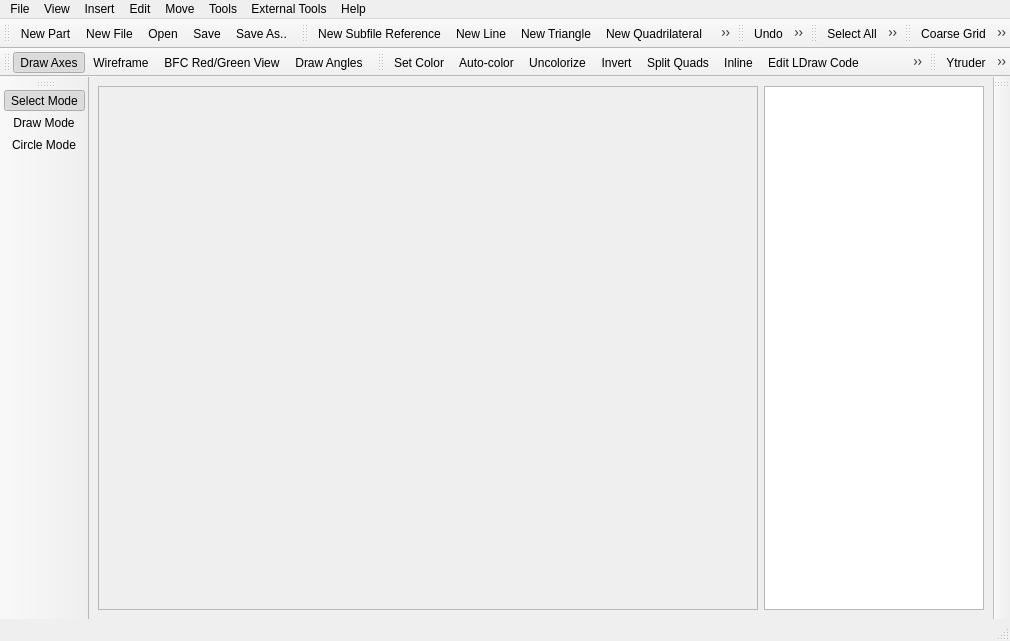
<?xml version="1.0" encoding="UTF-8"?>
<ui version="4.0">
 <class>LDForgeUI</class>
 <widget class="QMainWindow" name="LDForgeUI">
  <property name="geometry">
   <rect>
    <x>0</x>
    <y>0</y>
    <width>1010</width>
    <height>641</height>
   </rect>
  </property>
  <property name="windowTitle">
   <string/>
  </property>
  <property name="windowIcon">
   <iconset resource="../ldforge.qrc">
    <normaloff>:/icons/ldforge.png</normaloff>:/icons/ldforge.png</iconset>
  </property>
  <widget class="QWidget" name="centralwidget">
   <layout class="QVBoxLayout" name="verticalLayout">
    <item>
     <layout class="QHBoxLayout" name="horizontalLayout" stretch="3,1">
      <item>
       <widget class="QFrame" name="rendererFrame">
        <property name="sizePolicy">
         <sizepolicy hsizetype="Expanding" vsizetype="Expanding">
          <horstretch>0</horstretch>
          <verstretch>0</verstretch>
         </sizepolicy>
        </property>
        <property name="frameShape">
         <enum>QFrame::StyledPanel</enum>
        </property>
        <property name="frameShadow">
         <enum>QFrame::Raised</enum>
        </property>
       </widget>
      </item>
      <item>
       <widget class="QListWidget" name="objectList">
        <property name="sizePolicy">
         <sizepolicy hsizetype="Expanding" vsizetype="Expanding">
          <horstretch>0</horstretch>
          <verstretch>0</verstretch>
         </sizepolicy>
        </property>
        <property name="selectionMode">
         <enum>QAbstractItemView::ExtendedSelection</enum>
        </property>
       </widget>
      </item>
     </layout>
    </item>
   </layout>
  </widget>
  <widget class="QMenuBar" name="menubar">
   <property name="geometry">
    <rect>
     <x>0</x>
     <y>0</y>
     <width>1010</width>
     <height>27</height>
    </rect>
   </property>
   <widget class="QMenu" name="menuFile">
    <property name="title">
     <string>File</string>
    </property>
    <widget class="QMenu" name="menuOpenRecent">
     <property name="title">
      <string>Open Recent...</string>
     </property>
     <property name="icon">
      <iconset resource="../ldforge.qrc">
       <normaloff>:/icons/open-recent.png</normaloff>:/icons/open-recent.png</iconset>
     </property>
    </widget>
    <addaction name="actionNew"/>
    <addaction name="actionNewFile"/>
    <addaction name="actionOpen"/>
    <addaction name="menuOpenRecent"/>
    <addaction name="actionSave"/>
    <addaction name="actionSaveAs"/>
    <addaction name="actionSaveAll"/>
    <addaction name="separator"/>
    <addaction name="actionDownloadFrom"/>
    <addaction name="separator"/>
    <addaction name="actionClose"/>
    <addaction name="actionCloseAll"/>
    <addaction name="separator"/>
    <addaction name="actionInsertFrom"/>
    <addaction name="actionExportTo"/>
    <addaction name="separator"/>
    <addaction name="actionSettings"/>
    <addaction name="actionSetLDrawPath"/>
    <addaction name="actionScanPrimitives"/>
    <addaction name="separator"/>
    <addaction name="actionExit"/>
   </widget>
   <widget class="QMenu" name="menuView">
    <property name="title">
     <string>View</string>
    </property>
    <addaction name="actionResetView"/>
    <addaction name="actionAxes"/>
    <addaction name="actionWireframe"/>
    <addaction name="actionBFCView"/>
    <addaction name="actionDrawAngles"/>
    <addaction name="actionRandomColors"/>
    <addaction name="separator"/>
    <addaction name="actionSetOverlay"/>
    <addaction name="actionClearOverlay"/>
    <addaction name="separator"/>
    <addaction name="actionScreenshot"/>
   </widget>
   <widget class="QMenu" name="menuInsert">
    <property name="title">
     <string>Insert</string>
    </property>
    <addaction name="actionInsertRaw"/>
    <addaction name="separator"/>
    <addaction name="actionNewSubfile"/>
    <addaction name="actionNewLine"/>
    <addaction name="actionNewTriangle"/>
    <addaction name="actionNewQuad"/>
    <addaction name="actionNewCLine"/>
    <addaction name="actionNewComment"/>
    <addaction name="actionNewBFC"/>
    <addaction name="actionNewVertex"/>
   </widget>
   <widget class="QMenu" name="menuEdit">
    <property name="title">
     <string>Edit</string>
    </property>
    <addaction name="actionUndo"/>
    <addaction name="actionRedo"/>
    <addaction name="separator"/>
    <addaction name="actionEdit"/>
    <addaction name="separator"/>
    <addaction name="actionCut"/>
    <addaction name="actionCopy"/>
    <addaction name="actionPaste"/>
    <addaction name="actionDelete"/>
    <addaction name="separator"/>
    <addaction name="actionSelectAll"/>
    <addaction name="actionSelectByColor"/>
    <addaction name="actionSelectByType"/>
    <addaction name="separator"/>
    <addaction name="actionModeSelect"/>
    <addaction name="actionModeDraw"/>
    <addaction name="separator"/>
    <addaction name="actionSetDrawDepth"/>
    <addaction name="separator"/>
    <addaction name="actionJumpTo"/>
   </widget>
   <widget class="QMenu" name="menuTools">
    <property name="title">
     <string>Tools</string>
    </property>
    <addaction name="actionSetColor"/>
    <addaction name="actionAutocolor"/>
    <addaction name="actionUncolorize"/>
    <addaction name="separator"/>
    <addaction name="actionInvert"/>
    <addaction name="actionInline"/>
    <addaction name="actionInlineDeep"/>
    <addaction name="actionMakePrimitive"/>
    <addaction name="separator"/>
    <addaction name="actionAddHistoryLine"/>
    <addaction name="separator"/>
    <addaction name="actionSplitQuads"/>
    <addaction name="actionEditRaw"/>
    <addaction name="actionBorders"/>
    <addaction name="actionCornerVerts"/>
    <addaction name="actionRoundCoordinates"/>
    <addaction name="actionReplaceCoords"/>
    <addaction name="actionFlip"/>
    <addaction name="actionDemote"/>
    <addaction name="separator"/>
    <addaction name="actionVisibilityHide"/>
    <addaction name="actionVisibilityToggle"/>
    <addaction name="actionVisibilityReveal"/>
   </widget>
   <widget class="QMenu" name="menuExternal_Tools">
    <property name="title">
     <string>External Tools</string>
    </property>
    <addaction name="actionYtruder"/>
    <addaction name="actionRectifier"/>
    <addaction name="actionIntersector"/>
    <addaction name="actionIsecalc"/>
    <addaction name="actionCoverer"/>
    <addaction name="actionEdger2"/>
   </widget>
   <widget class="QMenu" name="menuHelp">
    <property name="title">
     <string>Help</string>
    </property>
    <addaction name="actionHelp"/>
    <addaction name="separator"/>
    <addaction name="actionAbout"/>
    <addaction name="actionAboutQt"/>
   </widget>
   <widget class="QMenu" name="menuMov">
    <property name="title">
     <string>Move</string>
    </property>
    <widget class="QMenu" name="menuGrids">
     <property name="title">
      <string>Grids</string>
     </property>
     <addaction name="actionGridCoarse"/>
     <addaction name="actionGridMedium"/>
     <addaction name="actionGridFine"/>
    </widget>
    <widget class="QMenu" name="menuMove_Objects">
     <property name="title">
      <string>Move Objects</string>
     </property>
     <addaction name="actionMoveXNeg"/>
     <addaction name="actionMoveXPos"/>
     <addaction name="actionMoveYNeg"/>
     <addaction name="actionMoveYPos"/>
     <addaction name="actionMoveZNeg"/>
     <addaction name="actionMoveZPos"/>
    </widget>
    <widget class="QMenu" name="menuObject_List">
     <property name="title">
      <string>Object List</string>
     </property>
     <addaction name="actionMoveUp"/>
     <addaction name="actionMoveDown"/>
    </widget>
    <widget class="QMenu" name="menuRotate">
     <property name="title">
      <string>Rotate</string>
     </property>
     <addaction name="actionRotateXNeg"/>
     <addaction name="actionRotateXPos"/>
     <addaction name="actionRotateYNeg"/>
     <addaction name="actionRotateYPos"/>
     <addaction name="actionRotateZNeg"/>
     <addaction name="actionRotateZPos"/>
    </widget>
    <addaction name="menuGrids"/>
    <addaction name="menuMove_Objects"/>
    <addaction name="menuRotate"/>
    <addaction name="menuObject_List"/>
    <addaction name="separator"/>
    <addaction name="actionRotationPoint"/>
   </widget>
   <addaction name="menuFile"/>
   <addaction name="menuView"/>
   <addaction name="menuInsert"/>
   <addaction name="menuEdit"/>
   <addaction name="menuMov"/>
   <addaction name="menuTools"/>
   <addaction name="menuExternal_Tools"/>
   <addaction name="menuHelp"/>
  </widget>
  <widget class="QStatusBar" name="statusbar"/>
  <widget class="QToolBar" name="toolBar">
   <property name="windowTitle">
    <string>toolBar</string>
   </property>
   <attribute name="toolBarArea">
    <enum>TopToolBarArea</enum>
   </attribute>
   <attribute name="toolBarBreak">
    <bool>false</bool>
   </attribute>
   <addaction name="actionNew"/>
   <addaction name="actionNewFile"/>
   <addaction name="actionOpen"/>
   <addaction name="actionSave"/>
   <addaction name="actionSaveAs"/>
  </widget>
  <widget class="QToolBar" name="toolBar_2">
   <property name="windowTitle">
    <string>toolBar_2</string>
   </property>
   <attribute name="toolBarArea">
    <enum>TopToolBarArea</enum>
   </attribute>
   <attribute name="toolBarBreak">
    <bool>false</bool>
   </attribute>
   <addaction name="actionNewSubfile"/>
   <addaction name="actionNewLine"/>
   <addaction name="actionNewTriangle"/>
   <addaction name="actionNewQuad"/>
   <addaction name="actionNewCLine"/>
   <addaction name="actionNewComment"/>
   <addaction name="actionNewBFC"/>
   <addaction name="actionNewVertex"/>
  </widget>
  <widget class="QToolBar" name="toolBar_3">
   <property name="windowTitle">
    <string>toolBar_3</string>
   </property>
   <attribute name="toolBarArea">
    <enum>TopToolBarArea</enum>
   </attribute>
   <attribute name="toolBarBreak">
    <bool>false</bool>
   </attribute>
   <addaction name="actionUndo"/>
   <addaction name="actionRedo"/>
   <addaction name="actionCut"/>
   <addaction name="actionCopy"/>
   <addaction name="actionPaste"/>
   <addaction name="actionDelete"/>
  </widget>
  <widget class="QToolBar" name="toolBar_4">
   <property name="windowTitle">
    <string>toolBar_4</string>
   </property>
   <attribute name="toolBarArea">
    <enum>TopToolBarArea</enum>
   </attribute>
   <attribute name="toolBarBreak">
    <bool>false</bool>
   </attribute>
   <addaction name="actionSelectAll"/>
   <addaction name="actionSelectByColor"/>
   <addaction name="actionSelectByType"/>
  </widget>
  <widget class="QToolBar" name="toolBar_5">
   <property name="windowTitle">
    <string>toolBar_5</string>
   </property>
   <attribute name="toolBarArea">
    <enum>TopToolBarArea</enum>
   </attribute>
   <attribute name="toolBarBreak">
    <bool>false</bool>
   </attribute>
   <addaction name="actionGridCoarse"/>
   <addaction name="actionGridMedium"/>
   <addaction name="actionGridFine"/>
  </widget>
  <widget class="QToolBar" name="toolBar_6">
   <property name="windowTitle">
    <string>toolBar_6</string>
   </property>
   <attribute name="toolBarArea">
    <enum>TopToolBarArea</enum>
   </attribute>
   <attribute name="toolBarBreak">
    <bool>true</bool>
   </attribute>
   <addaction name="actionAxes"/>
   <addaction name="actionWireframe"/>
   <addaction name="actionBFCView"/>
   <addaction name="actionDrawAngles"/>
  </widget>
  <widget class="QToolBar" name="toolBar_7">
   <property name="windowTitle">
    <string>toolBar_7</string>
   </property>
   <attribute name="toolBarArea">
    <enum>TopToolBarArea</enum>
   </attribute>
   <attribute name="toolBarBreak">
    <bool>false</bool>
   </attribute>
   <addaction name="actionSetColor"/>
   <addaction name="actionAutocolor"/>
   <addaction name="actionUncolorize"/>
   <addaction name="actionInvert"/>
   <addaction name="actionSplitQuads"/>
   <addaction name="actionInline"/>
   <addaction name="actionEditRaw"/>
   <addaction name="actionBorders"/>
   <addaction name="actionCornerVerts"/>
   <addaction name="actionReplaceCoords"/>
   <addaction name="actionRoundCoordinates"/>
   <addaction name="actionVisibilityHide"/>
   <addaction name="actionVisibilityToggle"/>
   <addaction name="actionVisibilityReveal"/>
  </widget>
  <widget class="QToolBar" name="toolBar_8">
   <property name="windowTitle">
    <string>toolBar_8</string>
   </property>
   <attribute name="toolBarArea">
    <enum>LeftToolBarArea</enum>
   </attribute>
   <attribute name="toolBarBreak">
    <bool>false</bool>
   </attribute>
   <addaction name="actionModeSelect"/>
   <addaction name="actionModeDraw"/>
   <addaction name="actionModeCircle"/>
  </widget>
  <widget class="QToolBar" name="colorToolbar">
   <property name="windowTitle">
    <string>toolBar_9</string>
   </property>
   <attribute name="toolBarArea">
    <enum>RightToolBarArea</enum>
   </attribute>
   <attribute name="toolBarBreak">
    <bool>false</bool>
   </attribute>
  </widget>
  <widget class="QToolBar" name="toolBar_9">
   <property name="windowTitle">
    <string>toolBar_9</string>
   </property>
   <attribute name="toolBarArea">
    <enum>TopToolBarArea</enum>
   </attribute>
   <attribute name="toolBarBreak">
    <bool>false</bool>
   </attribute>
   <addaction name="actionYtruder"/>
   <addaction name="actionRectifier"/>
   <addaction name="actionIntersector"/>
   <addaction name="actionIsecalc"/>
   <addaction name="actionCoverer"/>
   <addaction name="actionEdger2"/>
  </widget>
  <action name="actionNew">
   <property name="icon">
    <iconset resource="../ldforge.qrc">
     <normaloff>:/icons/brick.png</normaloff>:/icons/brick.png</iconset>
   </property>
   <property name="text">
    <string>New Part</string>
   </property>
   <property name="statusTip">
    <string>Create a new part model.</string>
   </property>
   <property name="shortcut">
    <string>Ctrl+N</string>
   </property>
  </action>
  <action name="actionOpen">
   <property name="icon">
    <iconset resource="../ldforge.qrc">
     <normaloff>:/icons/file-open.png</normaloff>:/icons/file-open.png</iconset>
   </property>
   <property name="text">
    <string>Open</string>
   </property>
   <property name="statusTip">
    <string>Load a part model from a file.</string>
   </property>
   <property name="shortcut">
    <string>Ctrl+O</string>
   </property>
  </action>
  <action name="actionSave">
   <property name="icon">
    <iconset resource="../ldforge.qrc">
     <normaloff>:/icons/file-save.png</normaloff>:/icons/file-save.png</iconset>
   </property>
   <property name="text">
    <string>Save</string>
   </property>
   <property name="statusTip">
    <string>Save the part model.</string>
   </property>
   <property name="whatsThis">
    <string/>
   </property>
  </action>
  <action name="actionSaveAs">
   <property name="icon">
    <iconset resource="../ldforge.qrc">
     <normaloff>:/icons/file-save-as.png</normaloff>:/icons/file-save-as.png</iconset>
   </property>
   <property name="text">
    <string>Save As..</string>
   </property>
   <property name="whatsThis">
    <string>Save the part model to a specific file.</string>
   </property>
  </action>
  <action name="actionInsertFrom">
   <property name="icon">
    <iconset resource="../ldforge.qrc">
     <normaloff>:/icons/file-import.png</normaloff>:/icons/file-import.png</iconset>
   </property>
   <property name="text">
    <string>Insert From..</string>
   </property>
  </action>
  <action name="actionExportTo">
   <property name="icon">
    <iconset resource="../ldforge.qrc">
     <normaloff>:/icons/file-export.png</normaloff>:/icons/file-export.png</iconset>
   </property>
   <property name="text">
    <string>Export To..</string>
   </property>
  </action>
  <action name="actionSettings">
   <property name="icon">
    <iconset resource="../ldforge.qrc">
     <normaloff>:/icons/settings.png</normaloff>:/icons/settings.png</iconset>
   </property>
   <property name="text">
    <string>Settings</string>
   </property>
   <property name="statusTip">
    <string>Edit the settings of LDForge.</string>
   </property>
   <property name="whatsThis">
    <string/>
   </property>
  </action>
  <action name="actionSetLDrawPath">
   <property name="icon">
    <iconset resource="../ldforge.qrc">
     <normaloff>:/icons/settings.png</normaloff>:/icons/settings.png</iconset>
   </property>
   <property name="text">
    <string>Set LDraw Path</string>
   </property>
   <property name="statusTip">
    <string>Change the LDraw directory path.</string>
   </property>
  </action>
  <action name="actionScanPrimitives">
   <property name="icon">
    <iconset resource="../ldforge.qrc">
     <normaloff>:/icons/radial.png</normaloff>:/icons/radial.png</iconset>
   </property>
   <property name="text">
    <string>Scan Primitives</string>
   </property>
   <property name="statusTip">
    <string>Scan the primitives folder for primitive info. Use this if you add new primitives.</string>
   </property>
  </action>
  <action name="actionExit">
   <property name="icon">
    <iconset resource="../ldforge.qrc">
     <normaloff>:/icons/exit.png</normaloff>:/icons/exit.png</iconset>
   </property>
   <property name="text">
    <string>Exit</string>
   </property>
   <property name="shortcut">
    <string>Ctrl+Q</string>
   </property>
  </action>
  <action name="actionResetView">
   <property name="text">
    <string>Reset View</string>
   </property>
  </action>
  <action name="actionAxes">
   <property name="checkable">
    <bool>true</bool>
   </property>
   <property name="checked">
    <bool>true</bool>
   </property>
   <property name="icon">
    <iconset resource="../ldforge.qrc">
     <normaloff>:/icons/axes.png</normaloff>:/icons/axes.png</iconset>
   </property>
   <property name="text">
    <string>Draw Axes</string>
   </property>
  </action>
  <action name="actionWireframe">
   <property name="checkable">
    <bool>true</bool>
   </property>
   <property name="icon">
    <iconset resource="../ldforge.qrc">
     <normaloff>:/icons/wireframe.png</normaloff>:/icons/wireframe.png</iconset>
   </property>
   <property name="text">
    <string>Wireframe</string>
   </property>
  </action>
  <action name="actionBFCView">
   <property name="checkable">
    <bool>true</bool>
   </property>
   <property name="icon">
    <iconset resource="../ldforge.qrc">
     <normaloff>:/icons/bfc-view.png</normaloff>:/icons/bfc-view.png</iconset>
   </property>
   <property name="text">
    <string>BFC Red/Green View</string>
   </property>
  </action>
  <action name="actionSetOverlay">
   <property name="icon">
    <iconset resource="../ldforge.qrc">
     <normaloff>:/icons/overlay.png</normaloff>:/icons/overlay.png</iconset>
   </property>
   <property name="text">
    <string>Set Overlay Image</string>
   </property>
  </action>
  <action name="actionClearOverlay">
   <property name="icon">
    <iconset resource="../ldforge.qrc">
     <normaloff>:/icons/overlay-clear.png</normaloff>:/icons/overlay-clear.png</iconset>
   </property>
   <property name="text">
    <string>Clear Overlay Image</string>
   </property>
  </action>
  <action name="actionScreenshot">
   <property name="icon">
    <iconset resource="../ldforge.qrc">
     <normaloff>:/icons/screencap.png</normaloff>:/icons/screencap.png</iconset>
   </property>
   <property name="text">
    <string>Screenshot</string>
   </property>
  </action>
  <action name="actionInsertRaw">
   <property name="text">
    <string>LDraw Code..</string>
   </property>
  </action>
  <action name="actionNewLine">
   <property name="icon">
    <iconset resource="../ldforge.qrc">
     <normaloff>:/icons/add-line.png</normaloff>:/icons/add-line.png</iconset>
   </property>
   <property name="text">
    <string>New Line</string>
   </property>
  </action>
  <action name="actionNewSubfile">
   <property name="icon">
    <iconset resource="../ldforge.qrc">
     <normaloff>:/icons/add-subfile.png</normaloff>:/icons/add-subfile.png</iconset>
   </property>
   <property name="text">
    <string>New Subfile Reference</string>
   </property>
  </action>
  <action name="actionNewTriangle">
   <property name="icon">
    <iconset resource="../ldforge.qrc">
     <normaloff>:/icons/add-triangle.png</normaloff>:/icons/add-triangle.png</iconset>
   </property>
   <property name="text">
    <string>New Triangle</string>
   </property>
  </action>
  <action name="actionNewQuad">
   <property name="icon">
    <iconset resource="../ldforge.qrc">
     <normaloff>:/icons/add-quad.png</normaloff>:/icons/add-quad.png</iconset>
   </property>
   <property name="text">
    <string>New Quadrilateral</string>
   </property>
  </action>
  <action name="actionNewCLine">
   <property name="icon">
    <iconset resource="../ldforge.qrc">
     <normaloff>:/icons/add-condline.png</normaloff>:/icons/add-condline.png</iconset>
   </property>
   <property name="text">
    <string>New Conditional Line</string>
   </property>
  </action>
  <action name="actionNewComment">
   <property name="icon">
    <iconset resource="../ldforge.qrc">
     <normaloff>:/icons/add-comment.png</normaloff>:/icons/add-comment.png</iconset>
   </property>
   <property name="text">
    <string>New Comment</string>
   </property>
  </action>
  <action name="actionNewBFC">
   <property name="icon">
    <iconset resource="../ldforge.qrc">
     <normaloff>:/icons/add-bfc.png</normaloff>:/icons/add-bfc.png</iconset>
   </property>
   <property name="text">
    <string>New BFC Statement</string>
   </property>
  </action>
  <action name="actionNewVertex">
   <property name="icon">
    <iconset resource="../ldforge.qrc">
     <normaloff>:/icons/add-vertex.png</normaloff>:/icons/add-vertex.png</iconset>
   </property>
   <property name="text">
    <string>New Vertex</string>
   </property>
  </action>
  <action name="actionUndo">
   <property name="icon">
    <iconset resource="../ldforge.qrc">
     <normaloff>:/icons/undo.png</normaloff>:/icons/undo.png</iconset>
   </property>
   <property name="text">
    <string>Undo</string>
   </property>
   <property name="statusTip">
    <string>Undo a step.</string>
   </property>
  </action>
  <action name="actionRedo">
   <property name="icon">
    <iconset resource="../ldforge.qrc">
     <normaloff>:/icons/redo.png</normaloff>:/icons/redo.png</iconset>
   </property>
   <property name="text">
    <string>Redo</string>
   </property>
   <property name="statusTip">
    <string>Redo a step.</string>
   </property>
  </action>
  <action name="actionCut">
   <property name="icon">
    <iconset resource="../ldforge.qrc">
     <normaloff>:/icons/cut.png</normaloff>:/icons/cut.png</iconset>
   </property>
   <property name="text">
    <string>Cut</string>
   </property>
   <property name="statusTip">
    <string>Cut the current selection to clipboard.</string>
   </property>
  </action>
  <action name="actionCopy">
   <property name="icon">
    <iconset resource="../ldforge.qrc">
     <normaloff>:/icons/copy.png</normaloff>:/icons/copy.png</iconset>
   </property>
   <property name="text">
    <string>Copy</string>
   </property>
   <property name="statusTip">
    <string>Copy the current selection to clipboard.</string>
   </property>
   <property name="whatsThis">
    <string/>
   </property>
  </action>
  <action name="actionPaste">
   <property name="icon">
    <iconset resource="../ldforge.qrc">
     <normaloff>:/icons/paste.png</normaloff>:/icons/paste.png</iconset>
   </property>
   <property name="text">
    <string>Paste</string>
   </property>
   <property name="statusTip">
    <string>Paste clipboard contents.</string>
   </property>
  </action>
  <action name="actionDelete">
   <property name="icon">
    <iconset resource="../ldforge.qrc">
     <normaloff>:/icons/delete.png</normaloff>:/icons/delete.png</iconset>
   </property>
   <property name="text">
    <string>Delete</string>
   </property>
   <property name="statusTip">
    <string>Delete the selection</string>
   </property>
  </action>
  <action name="actionSelectAll">
   <property name="icon">
    <iconset resource="../ldforge.qrc">
     <normaloff>:/icons/select-all.png</normaloff>:/icons/select-all.png</iconset>
   </property>
   <property name="text">
    <string>Select All</string>
   </property>
  </action>
  <action name="actionSelectByColor">
   <property name="icon">
    <iconset resource="../ldforge.qrc">
     <normaloff>:/icons/select-color.png</normaloff>:/icons/select-color.png</iconset>
   </property>
   <property name="text">
    <string>Select by Color</string>
   </property>
  </action>
  <action name="actionSelectByType">
   <property name="icon">
    <iconset resource="../ldforge.qrc">
     <normaloff>:/icons/select-type.png</normaloff>:/icons/select-type.png</iconset>
   </property>
   <property name="text">
    <string>Select by Type</string>
   </property>
  </action>
  <action name="actionModeSelect">
   <property name="checkable">
    <bool>true</bool>
   </property>
   <property name="checked">
    <bool>true</bool>
   </property>
   <property name="icon">
    <iconset resource="../ldforge.qrc">
     <normaloff>:/icons/mode-select.png</normaloff>:/icons/mode-select.png</iconset>
   </property>
   <property name="text">
    <string>Select Mode</string>
   </property>
  </action>
  <action name="actionModeDraw">
   <property name="checkable">
    <bool>true</bool>
   </property>
   <property name="icon">
    <iconset resource="../ldforge.qrc">
     <normaloff>:/icons/mode-draw.png</normaloff>:/icons/mode-draw.png</iconset>
   </property>
   <property name="text">
    <string>Draw Mode</string>
   </property>
  </action>
  <action name="actionSetDrawDepth">
   <property name="text">
    <string>Set Draw Depth</string>
   </property>
  </action>
  <action name="actionSetColor">
   <property name="icon">
    <iconset resource="../ldforge.qrc">
     <normaloff>:/icons/palette.png</normaloff>:/icons/palette.png</iconset>
   </property>
   <property name="text">
    <string>Set Color</string>
   </property>
   <property name="statusTip">
    <string>Set the color on given objects.</string>
   </property>
  </action>
  <action name="actionAutocolor">
   <property name="icon">
    <iconset resource="../ldforge.qrc">
     <normaloff>:/icons/autocolor.png</normaloff>:/icons/autocolor.png</iconset>
   </property>
   <property name="text">
    <string>Auto-color</string>
   </property>
   <property name="statusTip">
    <string>Set the color of the given object to the first found unused color.</string>
   </property>
  </action>
  <action name="actionUncolorize">
   <property name="icon">
    <iconset resource="../ldforge.qrc">
     <normaloff>:/icons/uncolorize.png</normaloff>:/icons/uncolorize.png</iconset>
   </property>
   <property name="text">
    <string>Uncolorize</string>
   </property>
   <property name="statusTip">
    <string>Reduce colors of everything selected to main and edge colors</string>
   </property>
  </action>
  <action name="actionInline">
   <property name="icon">
    <iconset resource="../ldforge.qrc">
     <normaloff>:/icons/inline.png</normaloff>:/icons/inline.png</iconset>
   </property>
   <property name="text">
    <string>Inline</string>
   </property>
   <property name="statusTip">
    <string>Inline selected subfiles.</string>
   </property>
  </action>
  <action name="actionInlineDeep">
   <property name="icon">
    <iconset resource="../ldforge.qrc">
     <normaloff>:/icons/inline-deep.png</normaloff>:/icons/inline-deep.png</iconset>
   </property>
   <property name="text">
    <string>Deep Inline</string>
   </property>
   <property name="statusTip">
    <string>Recursively inline selected subfiles down to polygons only.</string>
   </property>
  </action>
  <action name="actionInvert">
   <property name="icon">
    <iconset resource="../ldforge.qrc">
     <normaloff>:/icons/invert.png</normaloff>:/icons/invert.png</iconset>
   </property>
   <property name="text">
    <string>Invert</string>
   </property>
  </action>
  <action name="actionMakePrimitive">
   <property name="icon">
    <iconset resource="../ldforge.qrc">
     <normaloff>:/icons/radial.png</normaloff>:/icons/radial.png</iconset>
   </property>
   <property name="text">
    <string>Generate Primitive</string>
   </property>
  </action>
  <action name="actionSplitQuads">
   <property name="icon">
    <iconset resource="../ldforge.qrc">
     <normaloff>:/icons/quad-split.png</normaloff>:/icons/quad-split.png</iconset>
   </property>
   <property name="text">
    <string>Split Quads</string>
   </property>
   <property name="statusTip">
    <string>Split quads into triangles.</string>
   </property>
  </action>
  <action name="actionEditRaw">
   <property name="icon">
    <iconset resource="../ldforge.qrc">
     <normaloff>:/icons/set-contents.png</normaloff>:/icons/set-contents.png</iconset>
   </property>
   <property name="text">
    <string>Edit LDraw Code</string>
   </property>
   <property name="statusTip">
    <string>Edit the LDraw code of this object.</string>
   </property>
  </action>
  <action name="actionBorders">
   <property name="icon">
    <iconset resource="../ldforge.qrc">
     <normaloff>:/icons/make-borders.png</normaloff>:/icons/make-borders.png</iconset>
   </property>
   <property name="text">
    <string>Make Borders</string>
   </property>
   <property name="statusTip">
    <string>Add borders around given polygons.</string>
   </property>
  </action>
  <action name="actionCornerVerts">
   <property name="icon">
    <iconset resource="../ldforge.qrc">
     <normaloff>:/icons/corner-verts.png</normaloff>:/icons/corner-verts.png</iconset>
   </property>
   <property name="text">
    <string>Make Corner Vertices</string>
   </property>
   <property name="statusTip">
    <string>Adds vertex objects to the corners of the given polygons</string>
   </property>
  </action>
  <action name="actionRoundCoordinates">
   <property name="icon">
    <iconset resource="../ldforge.qrc">
     <normaloff>:/icons/round-coords.png</normaloff>:/icons/round-coords.png</iconset>
   </property>
   <property name="text">
    <string>Round Coordinates</string>
   </property>
   <property name="statusTip">
    <string>Round coordinates down to 3/4 decimals</string>
   </property>
  </action>
  <action name="actionVisibilityToggle">
   <property name="icon">
    <iconset resource="../ldforge.qrc">
     <normaloff>:/icons/visibility-toggle.png</normaloff>:/icons/visibility-toggle.png</iconset>
   </property>
   <property name="text">
    <string>Toggle Visibility</string>
   </property>
   <property name="statusTip">
    <string>Toggles visibility/hiding on objects.</string>
   </property>
  </action>
  <action name="actionReplaceCoords">
   <property name="icon">
    <iconset resource="../ldforge.qrc">
     <normaloff>:/icons/replace-coords.png</normaloff>:/icons/replace-coords.png</iconset>
   </property>
   <property name="text">
    <string>Replace Coordinates</string>
   </property>
   <property name="statusTip">
    <string>Find and replace coordinate values.</string>
   </property>
  </action>
  <action name="actionFlip">
   <property name="icon">
    <iconset resource="../ldforge.qrc">
     <normaloff>:/icons/flip.png</normaloff>:/icons/flip.png</iconset>
   </property>
   <property name="text">
    <string>Flip</string>
   </property>
   <property name="statusTip">
    <string>Flip coordinates.</string>
   </property>
  </action>
  <action name="actionDemote">
   <property name="text">
    <string>Demote Conditional Lines</string>
   </property>
   <property name="statusTip">
    <string>Demote conditional lines down to normal lines.</string>
   </property>
  </action>
  <action name="actionYtruder">
   <property name="icon">
    <iconset resource="../ldforge.qrc">
     <normaloff>:/icons/ytruder.png</normaloff>:/icons/ytruder.png</iconset>
   </property>
   <property name="text">
    <string>Ytruder</string>
   </property>
   <property name="statusTip">
    <string>Extrude selected lines to a given plane</string>
   </property>
  </action>
  <action name="actionRectifier">
   <property name="icon">
    <iconset resource="../ldforge.qrc">
     <normaloff>:/icons/rectifier.png</normaloff>:/icons/rectifier.png</iconset>
   </property>
   <property name="text">
    <string>Rectifier</string>
   </property>
   <property name="statusTip">
    <string>Optimizes quads into rect primitives.</string>
   </property>
  </action>
  <action name="actionIntersector">
   <property name="icon">
    <iconset resource="../ldforge.qrc">
     <normaloff>:/icons/intersector.png</normaloff>:/icons/intersector.png</iconset>
   </property>
   <property name="text">
    <string>Intersector</string>
   </property>
   <property name="statusTip">
    <string>Perform clipping between two input groups.</string>
   </property>
  </action>
  <action name="actionIsecalc">
   <property name="icon">
    <iconset resource="../ldforge.qrc">
     <normaloff>:/icons/isecalc.png</normaloff>:/icons/isecalc.png</iconset>
   </property>
   <property name="text">
    <string>Isecalc</string>
   </property>
   <property name="statusTip">
    <string>Compute intersection edgelines between two input groups.</string>
   </property>
  </action>
  <action name="actionCoverer">
   <property name="icon">
    <iconset resource="../ldforge.qrc">
     <normaloff>:/icons/coverer.png</normaloff>:/icons/coverer.png</iconset>
   </property>
   <property name="text">
    <string>Coverer</string>
   </property>
   <property name="statusTip">
    <string>Fill the space between two line shapes</string>
   </property>
  </action>
  <action name="actionEdger2">
   <property name="text">
    <string>Edger 2</string>
   </property>
  </action>
  <action name="actionHelp">
   <property name="enabled">
    <bool>false</bool>
   </property>
   <property name="icon">
    <iconset resource="../ldforge.qrc">
     <normaloff>:/icons/help.png</normaloff>:/icons/help.png</iconset>
   </property>
   <property name="text">
    <string>Help</string>
   </property>
  </action>
  <action name="actionAbout">
   <property name="icon">
    <iconset resource="../ldforge.qrc">
     <normaloff>:/icons/ldforge.png</normaloff>:/icons/ldforge.png</iconset>
   </property>
   <property name="text">
    <string>About LDForge</string>
   </property>
  </action>
  <action name="actionAboutQt">
   <property name="text">
    <string>About Qt</string>
   </property>
  </action>
  <action name="actionGridCoarse">
   <property name="checkable">
    <bool>true</bool>
   </property>
   <property name="icon">
    <iconset resource="../ldforge.qrc">
     <normaloff>:/icons/grid-coarse.png</normaloff>:/icons/grid-coarse.png</iconset>
   </property>
   <property name="text">
    <string>Coarse Grid</string>
   </property>
  </action>
  <action name="actionGridMedium">
   <property name="checkable">
    <bool>true</bool>
   </property>
   <property name="checked">
    <bool>true</bool>
   </property>
   <property name="icon">
    <iconset resource="../ldforge.qrc">
     <normaloff>:/icons/grid-medium.png</normaloff>:/icons/grid-medium.png</iconset>
   </property>
   <property name="text">
    <string>Medium Grid</string>
   </property>
  </action>
  <action name="actionGridFine">
   <property name="checkable">
    <bool>true</bool>
   </property>
   <property name="icon">
    <iconset resource="../ldforge.qrc">
     <normaloff>:/icons/grid-fine.png</normaloff>:/icons/grid-fine.png</iconset>
   </property>
   <property name="text">
    <string>Fine Grid</string>
   </property>
  </action>
  <action name="actionEdit">
   <property name="text">
    <string>Edit Selected Object</string>
   </property>
  </action>
  <action name="actionMoveUp">
   <property name="icon">
    <iconset resource="../ldforge.qrc">
     <normaloff>:/icons/arrow-up.png</normaloff>:/icons/arrow-up.png</iconset>
   </property>
   <property name="text">
    <string>Move Up</string>
   </property>
  </action>
  <action name="actionMoveDown">
   <property name="icon">
    <iconset resource="../ldforge.qrc">
     <normaloff>:/icons/arrow-down.png</normaloff>:/icons/arrow-down.png</iconset>
   </property>
   <property name="text">
    <string>Move Down</string>
   </property>
  </action>
  <action name="actionMoveXNeg">
   <property name="icon">
    <iconset resource="../ldforge.qrc">
     <normaloff>:/icons/move-x-neg.png</normaloff>:/icons/move-x-neg.png</iconset>
   </property>
   <property name="text">
    <string>Move -X</string>
   </property>
  </action>
  <action name="actionMoveXPos">
   <property name="icon">
    <iconset resource="../ldforge.qrc">
     <normaloff>:/icons/move-x-pos.png</normaloff>:/icons/move-x-pos.png</iconset>
   </property>
   <property name="text">
    <string>Move +X</string>
   </property>
  </action>
  <action name="actionMoveYNeg">
   <property name="icon">
    <iconset resource="../ldforge.qrc">
     <normaloff>:/icons/move-y-neg.png</normaloff>:/icons/move-y-neg.png</iconset>
   </property>
   <property name="text">
    <string>Move -Y</string>
   </property>
  </action>
  <action name="actionMoveYPos">
   <property name="icon">
    <iconset resource="../ldforge.qrc">
     <normaloff>:/icons/move-y-pos.png</normaloff>:/icons/move-y-pos.png</iconset>
   </property>
   <property name="text">
    <string>Move +Y</string>
   </property>
  </action>
  <action name="actionMoveZNeg">
   <property name="icon">
    <iconset resource="../ldforge.qrc">
     <normaloff>:/icons/move-z-neg.png</normaloff>:/icons/move-z-neg.png</iconset>
   </property>
   <property name="text">
    <string>Move -Z</string>
   </property>
  </action>
  <action name="actionMoveZPos">
   <property name="icon">
    <iconset resource="../ldforge.qrc">
     <normaloff>:/icons/move-z-pos.png</normaloff>:/icons/move-z-pos.png</iconset>
   </property>
   <property name="text">
    <string>Move +Z</string>
   </property>
  </action>
  <action name="actionRotateXNeg">
   <property name="text">
    <string>Rotate -X</string>
   </property>
  </action>
  <action name="actionRotateXPos">
   <property name="text">
    <string>Rotate +X</string>
   </property>
  </action>
  <action name="actionRotateYNeg">
   <property name="text">
    <string>Rotate -Y</string>
   </property>
  </action>
  <action name="actionRotateYPos">
   <property name="text">
    <string>Rotate +Y</string>
   </property>
  </action>
  <action name="actionRotateZNeg">
   <property name="text">
    <string>Rotate -Z</string>
   </property>
  </action>
  <action name="actionRotateZPos">
   <property name="text">
    <string>Rotate +Z</string>
   </property>
  </action>
  <action name="actionRotationPoint">
   <property name="text">
    <string>Set Rotation Point</string>
   </property>
  </action>
  <action name="actionSaveAll">
   <property name="text">
    <string>Save All</string>
   </property>
  </action>
  <action name="actionClose">
   <property name="text">
    <string>Close</string>
   </property>
  </action>
  <action name="actionCloseAll">
   <property name="text">
    <string>Close All</string>
   </property>
  </action>
  <action name="actionNewFile">
   <property name="icon">
    <iconset resource="../ldforge.qrc">
     <normaloff>:/icons/file-new.png</normaloff>:/icons/file-new.png</iconset>
   </property>
   <property name="text">
    <string>New File</string>
   </property>
  </action>
  <action name="actionDownloadFrom">
   <property name="text">
    <string>Download From...</string>
   </property>
  </action>
  <action name="actionAddHistoryLine">
   <property name="text">
    <string>Add History Line</string>
   </property>
  </action>
  <action name="actionJumpTo">
   <property name="text">
    <string>Go to Line...</string>
   </property>
  </action>
  <action name="actionModeCircle">
   <property name="checkable">
    <bool>true</bool>
   </property>
   <property name="icon">
    <iconset resource="../ldforge.qrc">
     <normaloff>:/icons/mode-circle.png</normaloff>:/icons/mode-circle.png</iconset>
   </property>
   <property name="text">
    <string>Circle Mode</string>
   </property>
  </action>
  <action name="actionVisibilityHide">
   <property name="icon">
    <iconset resource="../ldforge.qrc">
     <normaloff>:/icons/visibility-hide.png</normaloff>:/icons/visibility-hide.png</iconset>
   </property>
   <property name="text">
    <string>Hide</string>
   </property>
   <property name="toolTip">
    <string>Hides objects from view</string>
   </property>
  </action>
  <action name="actionVisibilityReveal">
   <property name="icon">
    <iconset resource="../ldforge.qrc">
     <normaloff>:/icons/visibility-show.png</normaloff>:/icons/visibility-show.png</iconset>
   </property>
   <property name="text">
    <string>Reveal</string>
   </property>
   <property name="toolTip">
    <string>Reveals objects. Undoes hiding.</string>
   </property>
  </action>
  <action name="actionSubfileSelection">
   <property name="text">
    <string>Subfile Selection</string>
   </property>
  </action>
  <action name="actionDrawAngles">
   <property name="checkable">
    <bool>true</bool>
   </property>
   <property name="icon">
    <iconset resource="../ldforge.qrc">
     <normaloff>:/icons/mode-angle.png</normaloff>:/icons/mode-angle.png</iconset>
   </property>
   <property name="text">
    <string>Draw Angles</string>
   </property>
   <property name="toolTip">
    <string>Draw angle information when drawing lines</string>
   </property>
  </action>
  <action name="actionRandomColors">
   <property name="checkable">
    <bool>true</bool>
   </property>
   <property name="text">
    <string>Random colors</string>
   </property>
  </action>
 </widget>
 <resources>
  <include location="../ldforge.qrc"/>
 </resources>
 <connections/>
</ui>
